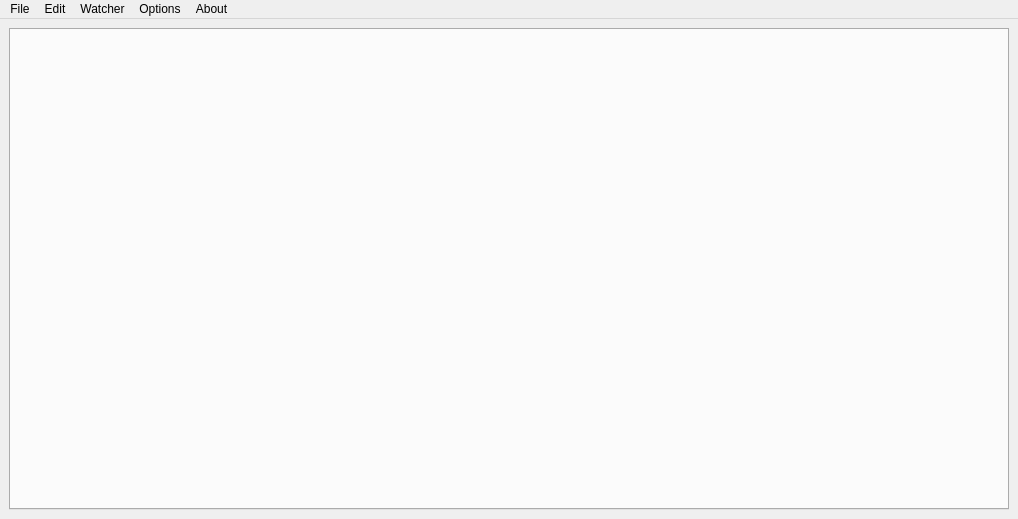
<?xml version="1.0" encoding="UTF-8"?>
<ui version="4.0">
 <class>MainWindow</class>
 <widget class="QMainWindow" name="MainWindow">
  <property name="geometry">
   <rect>
    <x>0</x>
    <y>0</y>
    <width>1018</width>
    <height>519</height>
   </rect>
  </property>
  <property name="windowTitle">
   <string>LiveFile</string>
  </property>
  <property name="windowIcon">
   <iconset resource="assets.qrc">
    <normaloff>:/assets/icon.png</normaloff>:/assets/icon.png</iconset>
  </property>
  <property name="documentMode">
   <bool>false</bool>
  </property>
  <widget class="QWidget" name="centralwidget">
   <layout class="QVBoxLayout" name="verticalLayout">
    <item>
     <widget class="QTabWidget" name="tabWidget">
      <property name="autoFillBackground">
       <bool>false</bool>
      </property>
      <property name="tabPosition">
       <enum>QTabWidget::North</enum>
      </property>
      <property name="tabShape">
       <enum>QTabWidget::Rounded</enum>
      </property>
      <property name="currentIndex">
       <number>-1</number>
      </property>
      <property name="iconSize">
       <size>
        <width>16</width>
        <height>16</height>
       </size>
      </property>
      <property name="documentMode">
       <bool>false</bool>
      </property>
      <property name="tabsClosable">
       <bool>false</bool>
      </property>
      <property name="movable">
       <bool>true</bool>
      </property>
      <property name="tabBarAutoHide">
       <bool>false</bool>
      </property>
     </widget>
    </item>
   </layout>
  </widget>
  <widget class="QMenuBar" name="menubar">
   <property name="geometry">
    <rect>
     <x>0</x>
     <y>0</y>
     <width>1018</width>
     <height>26</height>
    </rect>
   </property>
   <widget class="QMenu" name="menuFile">
    <property name="title">
     <string>File</string>
    </property>
    <addaction name="actionOpen"/>
    <addaction name="actionSave"/>
    <addaction name="separator"/>
    <addaction name="actionClose_file"/>
    <addaction name="actionClose_all"/>
    <addaction name="separator"/>
    <addaction name="actionExit"/>
   </widget>
   <widget class="QMenu" name="menuEdit">
    <property name="title">
     <string>Edit</string>
    </property>
    <addaction name="actionCopy"/>
    <addaction name="separator"/>
    <addaction name="actionFind"/>
   </widget>
   <widget class="QMenu" name="menuOption">
    <property name="title">
     <string>Options</string>
    </property>
    <addaction name="actionHighlighting"/>
    <addaction name="separator"/>
    <addaction name="actionFont"/>
   </widget>
   <widget class="QMenu" name="menuHelp">
    <property name="title">
     <string>About</string>
    </property>
    <addaction name="actionAbout"/>
   </widget>
   <widget class="QMenu" name="menuWatcher">
    <property name="title">
     <string>Watcher</string>
    </property>
    <addaction name="actionStart"/>
    <addaction name="actionStop"/>
   </widget>
   <addaction name="menuFile"/>
   <addaction name="menuEdit"/>
   <addaction name="menuWatcher"/>
   <addaction name="menuOption"/>
   <addaction name="menuHelp"/>
  </widget>
  <action name="actionOpen">
   <property name="icon">
    <iconset resource="assets.qrc">
     <normaloff>:/assets/open.png</normaloff>:/assets/open.png</iconset>
   </property>
   <property name="text">
    <string>Open...</string>
   </property>
   <property name="shortcut">
    <string>Ctrl+O</string>
   </property>
  </action>
  <action name="actionSave">
   <property name="icon">
    <iconset resource="assets.qrc">
     <normaloff>:/assets/salvar.png</normaloff>:/assets/salvar.png</iconset>
   </property>
   <property name="text">
    <string>Save as...</string>
   </property>
   <property name="shortcut">
    <string>Ctrl+Shift+S</string>
   </property>
  </action>
  <action name="actionClose_all">
   <property name="icon">
    <iconset resource="assets.qrc">
     <normaloff>:/assets/close.png</normaloff>:/assets/close.png</iconset>
   </property>
   <property name="text">
    <string>Close All Files</string>
   </property>
   <property name="shortcut">
    <string>Ctrl+Shift+F4</string>
   </property>
  </action>
  <action name="actionClose_file">
   <property name="icon">
    <iconset resource="assets.qrc">
     <normaloff>:/assets/close.png</normaloff>:/assets/close.png</iconset>
   </property>
   <property name="text">
    <string>Close File</string>
   </property>
   <property name="shortcut">
    <string>Ctrl+F4</string>
   </property>
  </action>
  <action name="actionExit">
   <property name="icon">
    <iconset resource="assets.qrc">
     <normaloff>:/assets/exit.png</normaloff>:/assets/exit.png</iconset>
   </property>
   <property name="text">
    <string>Exit</string>
   </property>
  </action>
  <action name="actionAbout">
   <property name="icon">
    <iconset resource="assets.qrc">
     <normaloff>:/assets/icon.png</normaloff>:/assets/icon.png</iconset>
   </property>
   <property name="text">
    <string>About LiveFile</string>
   </property>
  </action>
  <action name="actionCopy">
   <property name="icon">
    <iconset resource="assets.qrc">
     <normaloff>:/assets/copy.png</normaloff>:/assets/copy.png</iconset>
   </property>
   <property name="text">
    <string>Copy</string>
   </property>
   <property name="shortcut">
    <string>Ctrl+C</string>
   </property>
  </action>
  <action name="actionHighlighting">
   <property name="icon">
    <iconset resource="assets.qrc">
     <normaloff>:/assets/highl.png</normaloff>:/assets/highl.png</iconset>
   </property>
   <property name="text">
    <string>Highlighting</string>
   </property>
   <property name="shortcut">
    <string>F3</string>
   </property>
  </action>
  <action name="actionFont">
   <property name="icon">
    <iconset resource="assets.qrc">
     <normaloff>:/assets/font.png</normaloff>:/assets/font.png</iconset>
   </property>
   <property name="text">
    <string>Font...</string>
   </property>
   <property name="shortcut">
    <string>F9</string>
   </property>
  </action>
  <action name="actionFind">
   <property name="icon">
    <iconset resource="assets.qrc">
     <normaloff>:/assets/find.png</normaloff>:/assets/find.png</iconset>
   </property>
   <property name="text">
    <string>Find...</string>
   </property>
   <property name="shortcut">
    <string>Ctrl+F</string>
   </property>
  </action>
  <action name="actionStop">
   <property name="icon">
    <iconset resource="assets.qrc">
     <normaloff>:/assets/stop.png</normaloff>:/assets/stop.png</iconset>
   </property>
   <property name="text">
    <string>Stop</string>
   </property>
   <property name="shortcut">
    <string>F6</string>
   </property>
  </action>
  <action name="actionStart">
   <property name="enabled">
    <bool>false</bool>
   </property>
   <property name="icon">
    <iconset resource="assets.qrc">
     <normaloff>:/assets/restart.png</normaloff>:/assets/restart.png</iconset>
   </property>
   <property name="text">
    <string>Restart</string>
   </property>
   <property name="shortcut">
    <string>F5</string>
   </property>
  </action>
 </widget>
 <resources>
  <include location="assets.qrc"/>
 </resources>
 <connections/>
</ui>
